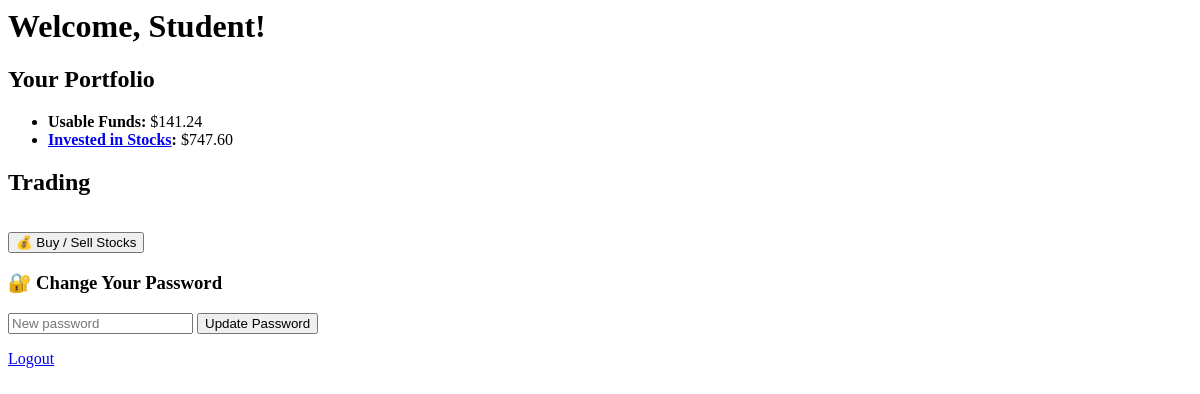
Page /student/dashboard (signed in) on the earlier database version.
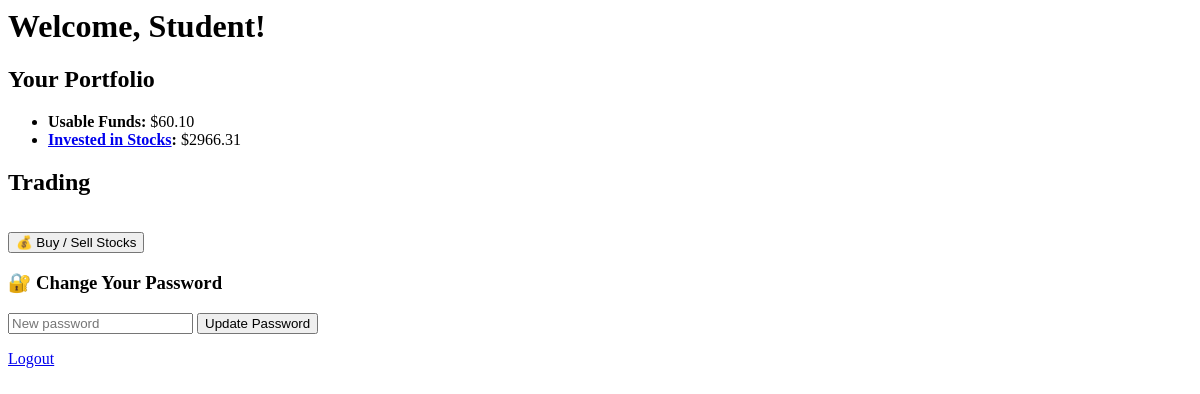
Same page on the later database version.
### models.py (models this page shows)
class User(Base):
    __tablename__ = "users"
    id = Column(Integer, primary_key=True)
    email = Column(String, unique=True)  # optional for students
    username = Column(String)  # required for students
    password = Column(String, nullable=False)
    role = Column(String, nullable=False)  # "admin", "teacher", "student"
    funds = Column(Float, default=0.0)
    teacher_id = Column(Integer, ForeignKey("users.id"), nullable=True)
    teacher = relationship("User", remote_side=[id], back_populates="students")
    students = relationship("User", back_populates="teacher")
    holdings = relationship("StudentStock", back_populates="student", cascade="all, delete-orphan")

### student_routes.py (the view)
@student_bp.route("/dashboard")
def dashboard():
    if session.get("role") != "student":
        return redirect(url_for("auth.login"))
    db = SessionLocal()
    user = db.query(User).filter_by(id=session["user_id"]).first()
    if not user:
        db.close()
        return redirect(url_for("auth.login"))
    usable_funds = user.funds or 0.0
    invested = 0.0
    for holding in user.holdings:
        current_price = holding.stock.current_price
        invested += holding.quantity * current_price
    db.close()
    return render_template("student_dashboard.html",
                           usable_funds=usable_funds,
                           invested_funds=invested)

### templates/student_dashboard.html (shortened to what this page needs)
<h1>Welcome, Student!</h1>
<h2>Your Portfolio</h2>
<ul>
    <li><strong>Usable Funds:</strong> ${{ '%.2f' % usable_funds }}</li>
    <li>
        <strong>
            <a href="{{ url_for('student.student_portfolio') }}">Invested in Stocks</a>:
        </strong>
        ${{ '%.2f' % invested_funds }}
    </li>
</ul>
<h2>Trading</h2>
<a href="{{ url_for('student.trade') }}">
    <button style="margin-top: 1rem;">💰 Buy / Sell Stocks</button>
</a>
<h3>🔐 Change Your Password</h3>
<form method="POST" action="{{ url_for('student.change_password') }}">
    <input type="password" name="new_password" placeholder="New password" required>
    <input type="submit" value="Update Password">
</form>
<p><a href="{{ url_for('auth.logout') }}">Logout</a></p>

Differences in the rows shown:
changed User: funds "141.24" → "60.10"
Other differences:
{{ '%.2f' % invested_funds }}: "747.60" → "2966.31"
